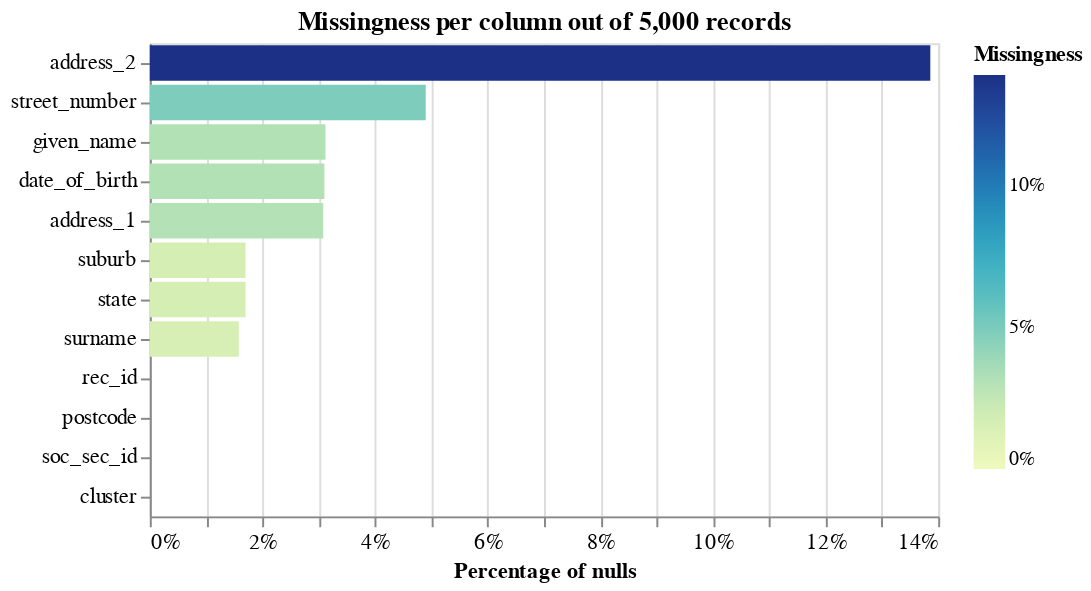

The notebook cell this image was saved under:
### Code cell
linker.missingness_chart()

### Figure 1 — Vega-Lite specification as saved in the notebook (floating-point values rounded to 4 significant figures)
{"$schema": "https://vega.github.io/schema/vega-lite/v5.9.3.json", "config": {"axis": {"labelFontSize": 11}, "view": {"continuousHeight": 300, "continuousWidth": 400}}, "data": {"name": "data-0e7bce5a1d2f132e282789d6ef7780fe", "values": [{"column_name": "rec_id", "null_count": 0, "null_proportion": 0, "total_record_count": 5000}, {"column_name": "given_name", "null_count": 156, "null_proportion": 0.0312, "total_record_count": 5000}, {"column_name": "surname", "null_count": 79, "null_proportion": 0.0158, "total_record_count": 5000}, {"column_name": "street_number", "null_count": 245, "null_proportion": 0.049, "total_record_count": 5000}, {"column_name": "address_1", "null_count": 154, "null_proportion": 0.0308, "total_record_count": 5000}, {"column_name": "address_2", "null_count": 693, "null_proportion": 0.1386, "total_record_count": 5000}, {"column_name": "suburb", "null_count": 85, "null_proportion": 0.017, "total_record_count": 5000}, {"column_name": "postcode", "null_count": 0, "null_proportion": 0, "total_record_count": 5000}, {"column_name": "state", "null_count": 85, "null_proportion": 0.017, "total_record_count": 5000}, {"column_name": "date_of_birth", "null_count": 155, "null_proportion": 0.031, "total_record_count": 5000}, {"column_name": "soc_sec_id", "null_count": 0, "null_proportion": 0, "total_record_count": 5000}, {"column_name": "cluster", "null_count": 0, "null_proportion": 0, "total_record_count": 5000}]}, "layer": [{"encoding": {"color": {"field": "null_proportion", "legend": {"format": ".0%"}, "scale": {"range": "heatmap"}, "title": "Missingness", "type": "quantitative"}, "tooltip": [{"field": "column_name", "title": "Column", "type": "nominal"}, {"field": "null_count", "format": ",.0f", "title": "Count of nulls", "type": "quantitative"}, {"field": "null_proportion", "format": ".2%", "title": "Percentage of nulls", "type": "quantitative"}, {"field": "total_record_count", "format": ",.0f", "title": "Total record count", "type": "quantitative"}], "x": {"axis": {"format": "%", "title": "Percentage of nulls"}, "field": "null_proportion", "type": "quantitative"}, "y": {"axis": {"title": ""}, "field": "column_name", "sort": "-x", "type": "nominal"}}, "mark": "bar", "title": "Missingness per column out of 5,000 records"}], "title": ""}
